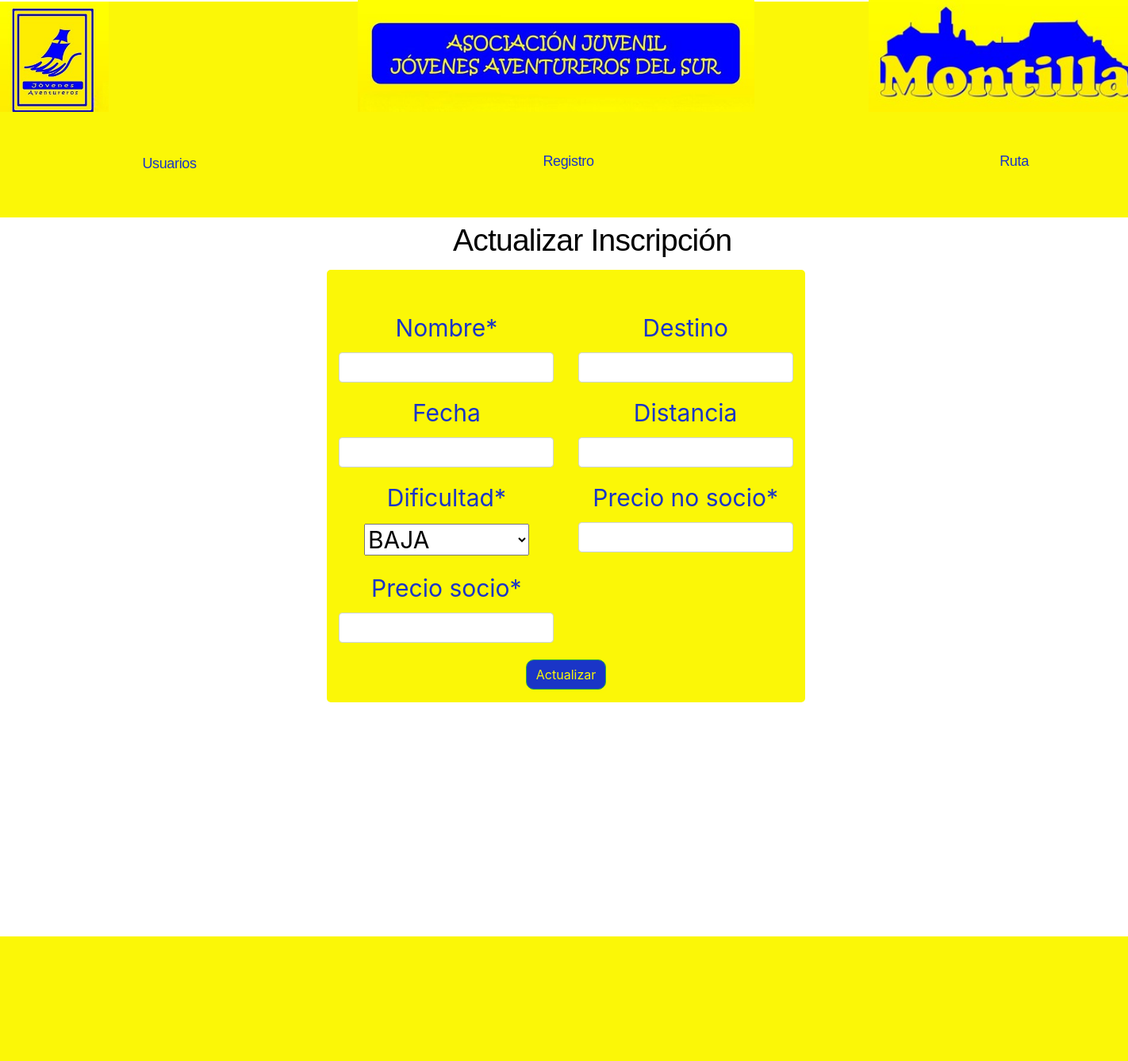
Before: /socios/actualizarInscripcion/8/ with the older database file.
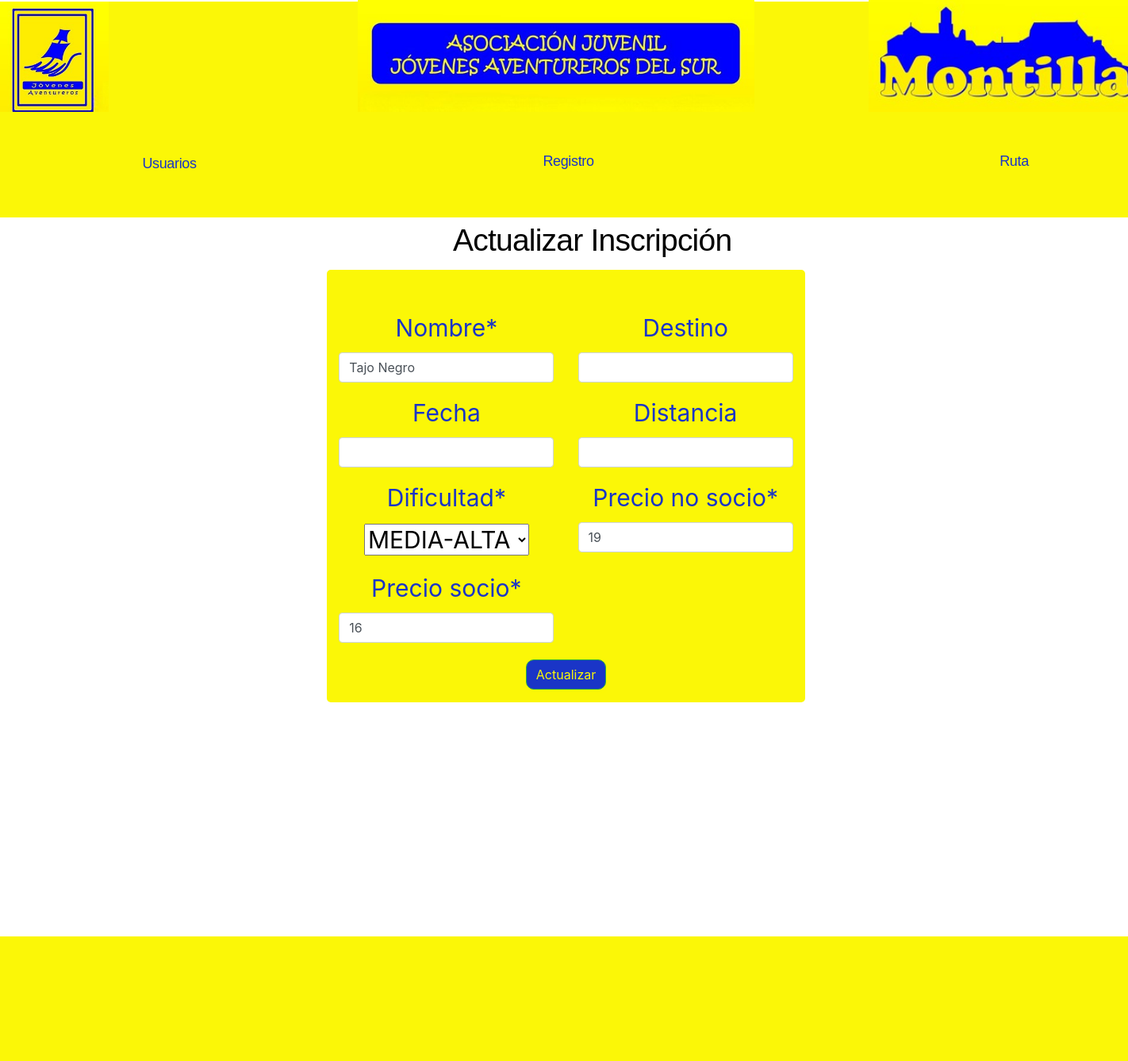
After: the same page with the newer database file.
### Socios/models.py (models this page shows, shortened)
class Inscripciones(models.Model):
    id = models.AutoField(primary_key=True)
    nombre = models.CharField(max_length=30)
    destino = models.CharField(max_length=30, blank=True)
    fecha = models.CharField(max_length=16, blank=True)
    distancia = models.IntegerField(blank=True, null=True)
    dificultad = models.CharField(max_length=20, choices=DIFICULTAD, default=BAJA)
    precio_socio = models.PositiveIntegerField()
    precio_no_socio = models.PositiveIntegerField()
    finalizada = models.BooleanField(default=False)
    recaudacion_socios = models.PositiveIntegerField(default=0)
    recaudacion_no_socios = models.PositiveIntegerField(default=0)

### Socios/views.py (the view)
# urls.py: path("actualizarInscripcion/<int:inscripcionid>/", actualizar_inscripcion, name="Actualizar Inscripcion"),
def actualizar_inscripcion(request, inscripcionid):
    inscripcion = Inscripciones.objects.filter(id = inscripcionid).first()
    if request.method == 'POST':
        inscripcion_form = InscripcionForm(request.POST, instance=inscripcion)
        if inscripcion_form.is_valid():
            ins = inscripcion_form.save(commit=False)
            ins.save()
            return redirect('Incripciones Abiertas')
    else:
        inscripcion_form = InscripcionForm(instance=inscripcion)
        return render(request, 'socios/actualizarInscripcion.html', {'formulario': inscripcion_form})

### Socios/forms.py
class InscripcionForm(forms.ModelForm):
    class Meta:
        model = Inscripciones
        fields = ['nombre', 'destino','fecha', 'distancia', 'dificultad', 'precio_socio','precio_no_socio']

### Socios/templates/socios/actualizarInscripcion.html (shortened to what this page needs)
{% extends "jovenesAventureros/base.html" %}
{% load crispy_forms_tags %}
{% load static %}
{% block content %}
<p class="perfil">Actualizar Inscripción</p>
  <div class="overlap-groupRegister">
  <div class="contenedorFormularioPerfil">
    <form method="post" action="" style="color: rgb(9, 10, 11); text-align: center; margin-top: 30px;">
        <div style="margin-top: 50px; color: rgba(26, 53, 199, 1); font-size: 30px; display: flex; flex-direction: column; align-items: center;">
            <div style="display: flex; justify-content: space-around;">
                <div style="width: 45%;">
                    {{ formulario.nombre|as_crispy_field }}
                    {{ formulario.fecha|as_crispy_field }}
                    {{ formulario.dificultad|as_crispy_field }}
                    {{ formulario.precio_socio|as_crispy_field }}
                </div>
                <div style="width: 45%;">
                    {{ formulario.destino|as_crispy_field }}
                    {{ formulario.distancia|as_crispy_field }}
                    {{ formulario.precio_no_socio|as_crispy_field }}
                </div>
            </div>
        </div>
        <button type="submit" class="btn btn-success" style="margin-top: 5px; margin-bottom: 15px;background-color:rgba(26, 53, 199, 1); border-radius: 10px; color: #FBF707;">Actualizar</button>
    </form>
  </div>
  </div>
  <div class="boRE">
</div>
{% endblock %}

Changed rows visible on the page:
added Inscripciones: nombre "Tajo Negro", dificultad "MEDIA-ALTA", precio_socio "16", precio_no_socio "19"
Other visible differences:
form field dificultad: "BAJA" → (not shown)
